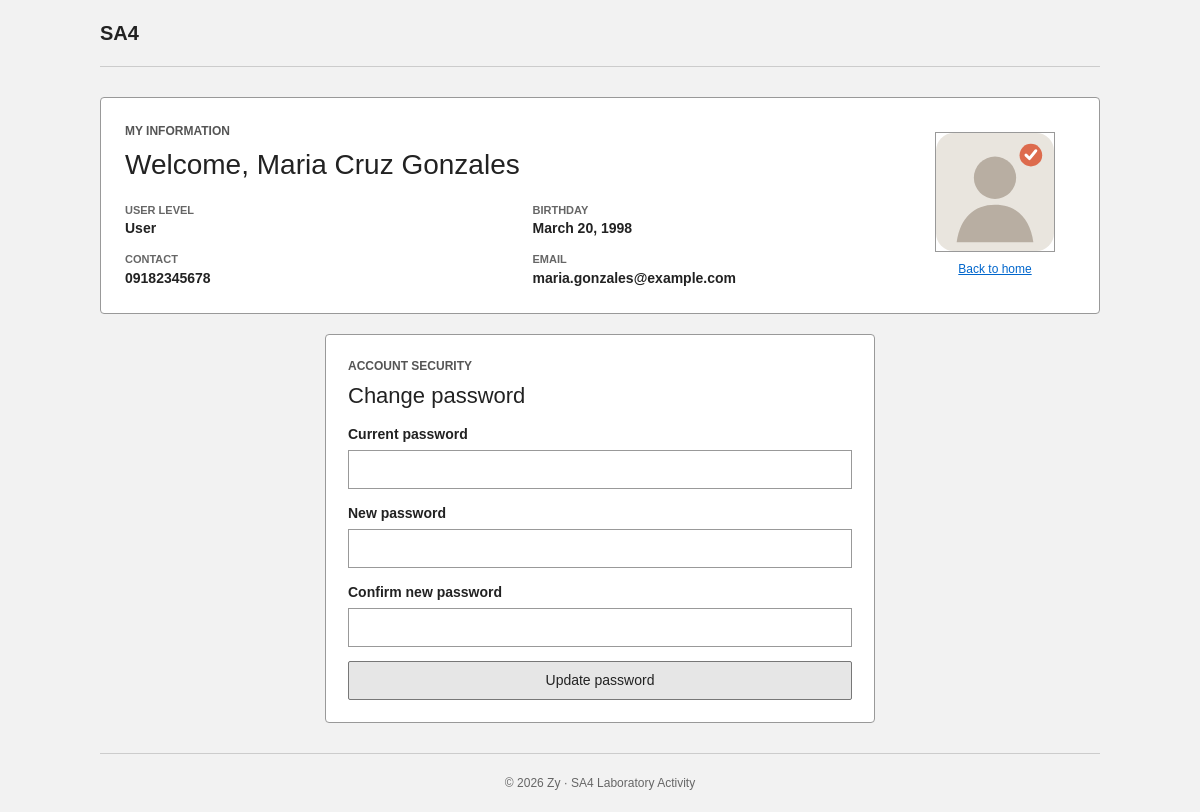
/User_changepass.php (signed in), run on the app's committed database.
### tables this page shows
CREATE TABLE IF NOT EXISTS users (
    ID INT UNSIGNED AUTO_INCREMENT PRIMARY KEY,
    Firstname VARCHAR(80) NOT NULL,
    Lastname VARCHAR(80) NOT NULL,
    Middlename VARCHAR(80) NOT NULL DEFAULT '',
    Contactno VARCHAR(30) NOT NULL DEFAULT '',
    Email VARCHAR(150) NOT NULL UNIQUE,
    Birthday DATE NOT NULL,
    username VARCHAR(60) NOT NULL UNIQUE,
    password VARCHAR(255) NOT NULL,
    accesslevel ENUM('user', 'administrator') NOT NULL DEFAULT 'user',
    status ENUM('active', 'disabled') NOT NULL DEFAULT 'active',
    image VARCHAR(255) DEFAULT NULL,
    created_at TIMESTAMP DEFAULT CURRENT_TIMESTAMP
);

### includes/bootstrap.php (the view, shortened to what this page needs)
<?php
function db(): PDO
{
    static $pdo = null;
    try {
        $pdo = new PDO(
            'mysql:host=' . DB_HOST . ';dbname=' . DB_NAME . ';charset=utf8mb4',
            DB_USER,
            DB_PASS,
            [
                PDO::ATTR_ERRMODE => PDO::ERRMODE_EXCEPTION,
                PDO::ATTR_DEFAULT_FETCH_MODE => PDO::FETCH_ASSOC,
                PDO::ATTR_EMULATE_PREPARES => false,
            ]
        );
    } catch (PDOException $exception) {
        http_response_code(500);
        exit('Database unavailable. Import database.sql in phpMyAdmin, then refresh this page.');
    }
    return $pdo;
}
function e(?string $value): string
{
    return htmlspecialchars($value ?? '', ENT_QUOTES, 'UTF-8');
}
function require_login(?string $role = null): array
{
    $statement = db()->prepare('SELECT * FROM users WHERE ID = ? LIMIT 1');
    $statement->execute([(int) $_SESSION['user_id']]);
    $user = $statement->fetch();
    return $user;
}
function profile_image(array $user): string
{
    $image = $user['image'] ?? '';
    return 'assets/avatar.svg';
}
function render_header(string $title): void
{
    echo '<!doctype html><html lang="en"><head><meta charset="utf-8"><meta name="viewport" content="width=device-width,initial-scale=1">';
    echo '<title>' . e($title) . ' | SA4 UserHub</title><link rel="stylesheet" href="assets/style.css"></head><body>';
    echo '<div class="page-shell"><header class="site-header"><a class="brand" href="index.php">SA4</a></header><main>';
}
function render_footer(): void
{
    echo '</main><footer>&copy; ' . date('Y') . ' Zy &middot; SA4 Laboratory Activity</footer></div></body></html>';
}
function render_profile(array $user, string $back = ''): void
{
    echo '<section class="profile-card"><div class="profile-copy">';
    echo '<p class="eyebrow">My information</p><h1>Welcome, ' . e($user['Firstname'] . ' ' . $user['Middlename'] . ' ' . $user['Lastname']) . '</h1>';
    echo '<div class="details"><div><span>User level</span><strong>' . e(ucfirst($user['accesslevel'])) . '</strong></div>';
    echo '<div><span>Birthday</span><strong>' . e(date('F j, Y', strtotime($user['Birthday']))) . '</strong></div>';
    echo '<div><span>Contact</span><strong>' . e($user['Contactno']) . '</strong></div>';
    echo '<div><span>Email</span><strong>' . e($user['Email']) . '</strong></div></div></div>';
    echo '<div class="profile-photo"><img src="' . e(profile_image($user)) . '" alt="Profile picture">';
    if ($back !== '') echo '<a href="' . e($back) . '">Back to home</a>';
    echo '</div></section>';
}

### assets/style.css (style rules this page uses)
* { box-sizing: border-box; }
body { margin: 0; background: #f2f2f2; color: #222; font-family: Arial, Helvetica, sans-serif; font-size: 14px; line-height: 1.5; }
.page-shell { width: 95%; max-width: 1000px; min-height: 100vh; margin: 0 auto; display: flex; flex-direction: column; }
.site-header { display: flex; align-items: center; justify-content: space-between; padding: 18px 0; border-bottom: 1px solid #ccc; }
.brand { color: #222; font-size: 20px; font-weight: bold; text-decoration: none; }
.tag, p { color: #555; }
main { flex: 1; padding: 30px 0; }
footer { padding: 20px 0; border-top: 1px solid #ccc; color: #666; font-size: 12px; text-align: center; }
h1, h2 { margin: 0 0 15px; font-family: Arial, Helvetica, sans-serif; font-weight: normal; line-height: 1.2; }
h1 { font-size: 28px; }
a { color: #0066cc; }
.eyebrow { margin: 0 0 8px; color: #555; font-size: 12px; font-weight: bold; text-transform: uppercase; }
.panel, .profile-card { background: #fff; border: 1px solid #999; border-radius: 4px; }
.profile-card { display: grid; grid-template-columns: 1fr 160px; padding: 24px; }
.details { display: grid; grid-template-columns: repeat(2, minmax(160px, 1fr)); gap: 12px 25px; margin-top: 20px; }
.details span { display: block; color: #666; font-size: 11px; font-weight: bold; text-transform: uppercase; }
.profile-photo { display: flex; flex-direction: column; align-items: center; justify-content: center; gap: 8px; }
.profile-photo img { width: 120px; height: 120px; border: 1px solid #999; border-radius: 0; object-fit: cover; }
.profile-photo a { font-size: 12px; }

### data on the page
users: Firstname+Middlename+Lastname "Maria Cruz Gonzales", accesslevel "User", Birthday "March 20, 1998", Contactno "09182345678", Email "maria.gonzales@example.com"
